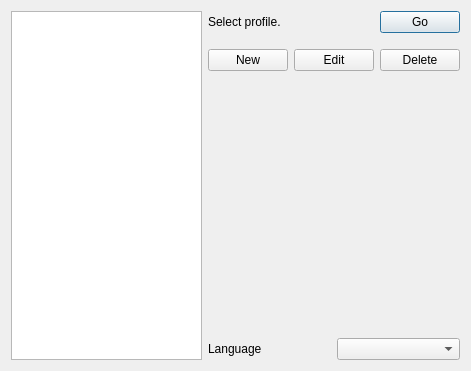
<?xml version="1.0" encoding="UTF-8"?>
<ui version="4.0">
 <class>ProfileForm</class>
 <widget class="QDialog" name="ProfileForm">
  <property name="geometry">
   <rect>
    <x>0</x>
    <y>0</y>
    <width>471</width>
    <height>371</height>
   </rect>
  </property>
  <property name="windowTitle">
   <string>Dialog</string>
  </property>
  <layout class="QHBoxLayout" name="horizontalLayout">
   <item>
    <widget class="QListWidget" name="lstMain"/>
   </item>
   <item>
    <layout class="QVBoxLayout" name="verticalLayout">
     <item>
      <layout class="QHBoxLayout" name="horizontalLayout_4">
       <item>
        <widget class="QLabel" name="label">
         <property name="text">
          <string>Select profile.</string>
         </property>
        </widget>
       </item>
       <item>
        <spacer name="horizontalSpacer">
         <property name="orientation">
          <enum>Qt::Orientation::Horizontal</enum>
         </property>
         <property name="sizeHint" stdset="0">
          <size>
           <width>40</width>
           <height>20</height>
          </size>
         </property>
        </spacer>
       </item>
       <item>
        <widget class="QPushButton" name="btnSelect">
         <property name="text">
          <string>Go</string>
         </property>
        </widget>
       </item>
      </layout>
     </item>
     <item>
      <spacer name="verticalSpacer_2">
       <property name="orientation">
        <enum>Qt::Orientation::Vertical</enum>
       </property>
       <property name="sizeType">
        <enum>QSizePolicy::Policy::Minimum</enum>
       </property>
       <property name="sizeHint" stdset="0">
        <size>
         <width>20</width>
         <height>10</height>
        </size>
       </property>
      </spacer>
     </item>
     <item>
      <layout class="QHBoxLayout" name="horizontalLayout_2"/>
     </item>
     <item>
      <layout class="QHBoxLayout" name="horizontalLayout_3">
       <item>
        <widget class="QPushButton" name="btn_add">
         <property name="text">
          <string>New</string>
         </property>
        </widget>
       </item>
       <item>
        <widget class="QPushButton" name="btn_edit">
         <property name="text">
          <string>Edit</string>
         </property>
        </widget>
       </item>
       <item>
        <widget class="QPushButton" name="btn_delete">
         <property name="text">
          <string>Delete</string>
         </property>
        </widget>
       </item>
      </layout>
     </item>
     <item>
      <spacer name="verticalSpacer">
       <property name="orientation">
        <enum>Qt::Orientation::Vertical</enum>
       </property>
       <property name="sizeHint" stdset="0">
        <size>
         <width>20</width>
         <height>40</height>
        </size>
       </property>
      </spacer>
     </item>
     <item>
      <layout class="QHBoxLayout" name="horizontalLayout_5">
       <item>
        <widget class="QLabel" name="label_2">
         <property name="text">
          <string>Language</string>
         </property>
        </widget>
       </item>
       <item>
        <widget class="QComboBox" name="cmb_language"/>
       </item>
      </layout>
     </item>
    </layout>
   </item>
  </layout>
 </widget>
 <resources/>
 <connections/>
 <slots>
  <slot>btnSelect_clicked()</slot>
 </slots>
</ui>
